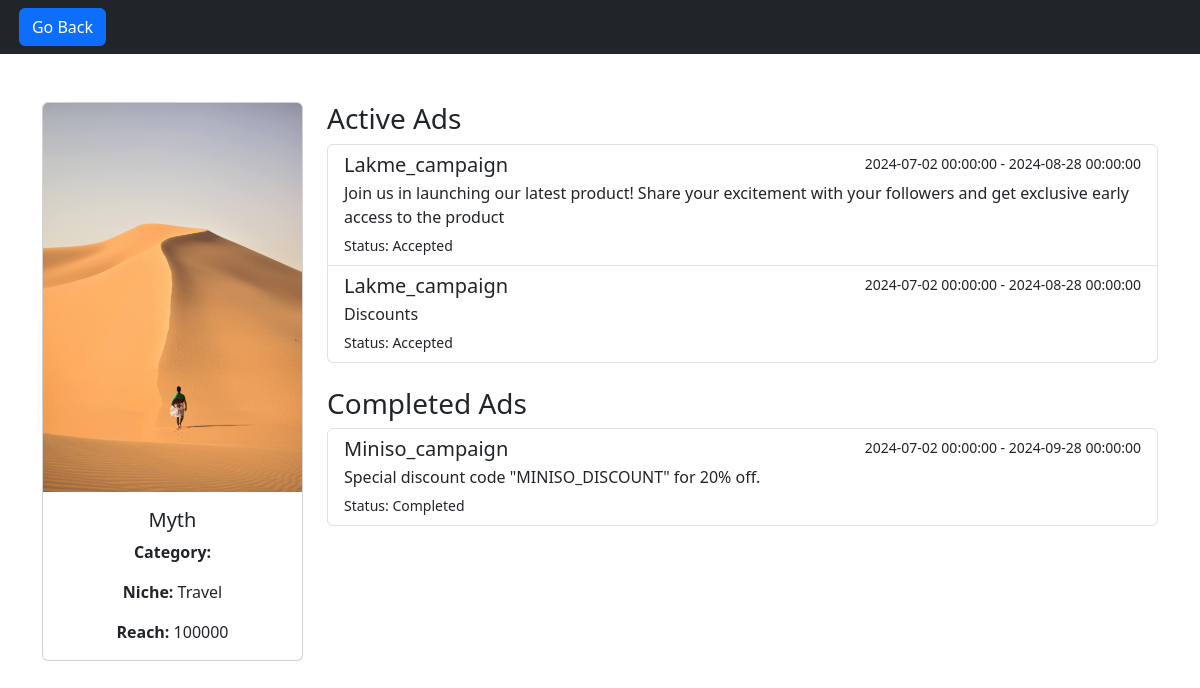
The app's page /view_influencer/1 (signed in), older data.
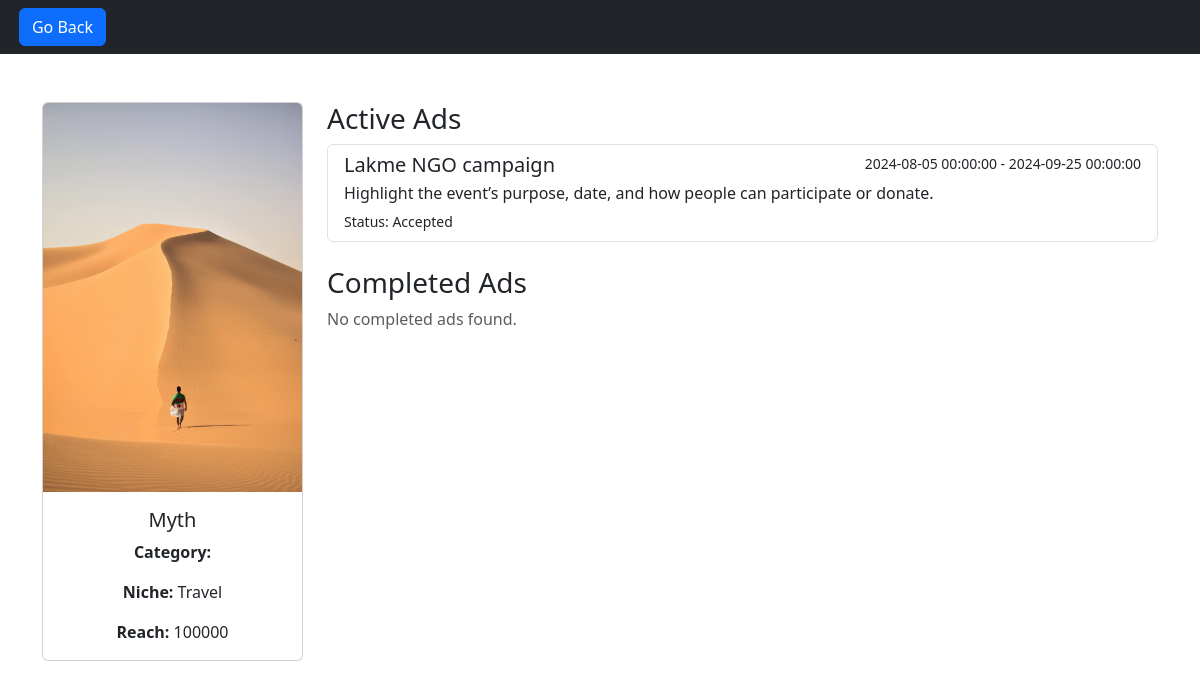
The same page, newer data.
### models.py (models this page shows, shortened)
class Influencer(db.Model):
    __tablename__ = "influencer"
    id = db.Column(db.Integer, primary_key=True)
    user_id = db.Column(db.Integer, db.ForeignKey('user.id'), nullable=False)
    name = db.Column(db.String(64), nullable=False)
    platform = db.Column(db.String(64), nullable=False)
    niche = db.Column(db.String(64), nullable=False)
    reach = db.Column(db.Integer, nullable=False)
    profile_picture = db.Column(db.String(128))
    campaigns = db.relationship('Campaign', secondary=influencer_campaign_association,
                                back_populates='associated_influencers')
    user = db.relationship('User', back_populates='influencers')
    ads = db.relationship('Ad', backref='influencer', lazy=True)

class Ad(db.Model):
    __tablename__ = 'ad'
    id = db.Column(db.Integer, primary_key=True)
    campaign_id = db.Column(db.Integer, db.ForeignKey('campaign.id'), nullable=False)
    influencer_id = db.Column(db.Integer, db.ForeignKey('influencer.id'), nullable=False)
    messages = db.Column(db.Text, nullable=False)
    requirements = db.Column(db.Text)
    payment_amount = db.Column(db.Float, nullable=False)
    status = db.Column(db.String(50), nullable=False, default='Pending')  # Pending, Accepted, Rejected
    created_at = db.Column(db.DateTime, default=datetime.utcnow)
    def __repr__(self):
        return f"Ad('{self.messages}', '{self.requirements}', '{self.payment_amount}', '{self.status}')"

class Campaign(db.Model):
    __tablename__ = "campaign"
    id = db.Column(db.Integer, primary_key=True)
    name = db.Column(db.String(64), nullable=False)
    date_created = db.Column(db.DateTime, nullable=False, default=datetime.utcnow)
    description = db.Column(db.String(84), nullable=False)
    start_date = db.Column(db.DateTime, nullable=False)
    end_date = db.Column(db.DateTime, nullable=False)
    budget = db.Column(db.Integer, nullable=False)
    visibility = db.Column(db.String(84), nullable=False)
    goals = db.Column(db.String(84), nullable=False)
    niche = db.Column(db.String(64), nullable=False)
    user_id = db.Column(db.Integer, db.ForeignKey('user.id'), nullable=False)
    associated_influencers = db.relationship('Influencer', secondary=influencer_campaign_association,
                                             back_populates='campaigns')
    ads = db.relationship('Ad', backref='campaign', lazy=True)
    user = db.relationship('User', backref='campaigns')

### main.py (the view)
@app.route('/view_influencer/<int:influencer_id>')
@login_required
def view_influencer(influencer_id):
    influencer = Influencer.query.get_or_404(influencer_id)
    active_ads = Ad.query.filter_by(influencer_id=influencer.id, status='Accepted').all()
    print(f"Active ads: {active_ads}")
    completed_ads = Ad.query.filter_by(influencer_id=influencer.id, status='Completed').all()
    print(f"Completed ads: {completed_ads}")
    return render_template('admin_view_influencer.html', influencer=influencer, active_ads=active_ads, completed_ads=completed_ads)

### main.py (called while the page is built)
@login_manager.user_loader
def load_user(user_id):
    return User.query.get(int(user_id))

### models.py (called while the page is built)
    @property
    def is_authenticated(self):
        return True

### templates/admin_view_influencer.html (shortened to what this page needs)
<!DOCTYPE html>
<html lang="en">
  <head>
    <link
      href="https://cdn.jsdelivr.net/npm/bootstrap@5.3.0/dist/css/bootstrap.min.css"
      rel="stylesheet"
    />
  </head>
  <body>
    <nav class="navbar navbar-expand-lg navbar-dark bg-dark mb-4">
      <button class="btn btn-primary go-back-btn" onclick="history.back()">
        Go Back
      </button>
    </nav>
    <div class="container my-5">
      <div class="row">
        <div class="col-md-3">
          <div class="card">
            <img
              src="{{ url_for('static', filename='uploads/' + influencer.profile_picture) }}"
              class="card-img-top img-fluid"
              alt="Profile Picture"
            />
            <div class="card-body text-center">
              <h5 class="card-title">{{ influencer.name }}</h5>
              <p class="card-text">
                <strong>Category:</strong> {{ influencer.category }}
              </p>
              <p class="card-text">
                <strong>Niche:</strong> {{ influencer.niche }}
              </p>
              <p class="card-text">
                <strong>Reach:</strong> {{ influencer.reach }}
              </p>
            </div>
          </div>
        </div>
        <div class="col-md-9">
          <h3>Active Ads</h3>
          <div class="list-group mb-4">
            {% for ad in active_ads %}
            <a href="#" class="list-group-item list-group-item-action">
              <div class="d-flex w-100 justify-content-between">
                <h5 class="mb-1">{{ ad.campaign.name }}</h5>
                <small
                  >{{ ad.campaign.start_date }} - {{ ad.campaign.end_date
                  }}</small
                >
              </div>
              <p class="mb-1">{{ ad.messages }}</p>
              <small>Status: {{ ad.status }}</small>
            </a>
            {% else %}
            <p class="text-muted">No active ads found.</p>
            {% endfor %}
          </div>
          <h3>Completed Ads</h3>
          <div class="list-group mb-4">
            {% for ad in completed_ads %}
            <a href="#" class="list-group-item list-group-item-action">
              <div class="d-flex w-100 justify-content-between">
                <h5 class="mb-1">{{ ad.campaign.name }}</h5>
                <small
                  >{{ ad.campaign.start_date }} - {{ ad.campaign.end_date
                  }}</small
                >
              </div>
              <p class="mb-1">{{ ad.messages }}</p>
              <small>Status: {{ ad.status }}</small>
            </a>
            {% else %}
            <p class="text-muted">No completed ads found.</p>
            {% endfor %}
          </div>
        </div>
      </div>
    </div>
  </body>
</html>

### templates/admin_view_influencer.html (style rules this page uses)
.go-back-btn { margin-left: 0.5cm; }

Row changes from the older to the newer data that the page shows:
removed Ad: campaign.name "Lakme_campaign", campaign.start_date "2024-07-02 00:00:00", campaign.end_date "2024-08-28 00:00:00", messages "Join us in launching our latest product! Share your excitement with your followers and get exclusive early access to the product", status "Accepted", shown under "Active Ads"
removed Ad: campaign.name "Lakme_campaign", campaign.start_date "2024-07-02 00:00:00", campaign.end_date "2024-08-28 00:00:00", messages "Discounts", status "Accepted", shown under "Active Ads"
removed Ad: campaign.name "Miniso_campaign", campaign.start_date "2024-07-02 00:00:00", campaign.end_date "2024-09-28 00:00:00", messages "Special discount code \"MINISO_DISCOUNT\" for 20% off.", status "Completed", shown under "Completed Ads"
added Ad: campaign.name "Lakme NGO campaign", campaign.start_date "2024-08-05 00:00:00", campaign.end_date "2024-09-25 00:00:00", messages "Highlight the event’s purpose, date, and how people can participate or donate.", status "Accepted", shown under "Active Ads"
Text that changed along with them:
text now shown: "No completed ads found."
